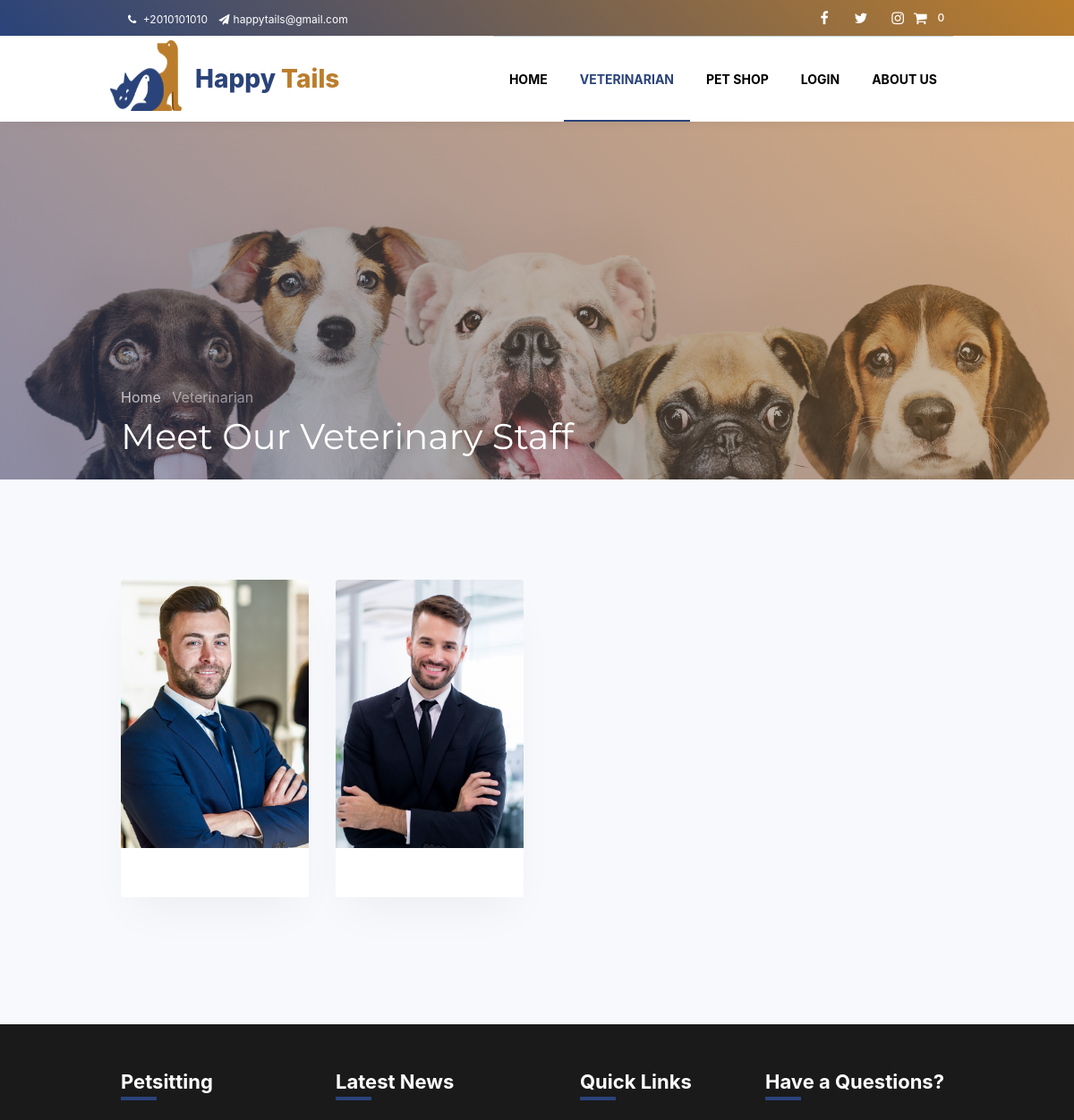
Page /vet/ (upper part) on the earlier database version.
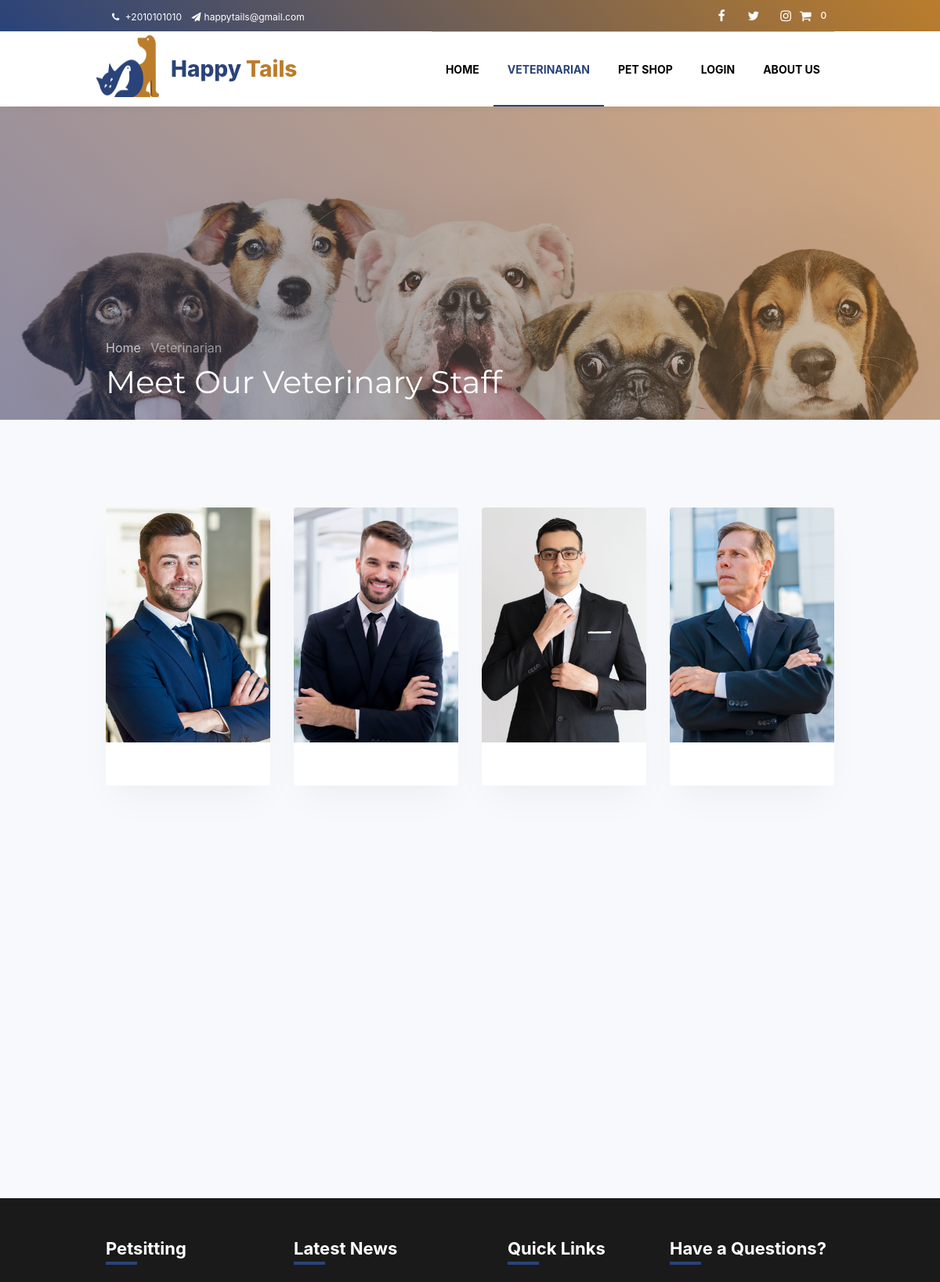
Same page on the later database version.
### webApp/models.py (models this page shows, shortened)
class Vet(models.Model):
    user = models.OneToOneField('auth.User', on_delete=models.CASCADE, related_name='vetuser',
                                default=None, blank=True, null=True)
    vet_id = models.AutoField(primary_key=True)
    address = models.CharField(max_length=100, blank=True)
    phone = models.CharField(max_length=20, blank=True)
    pet_num = models.IntegerField(default=0, blank=True)
    clinic_hours = models.TextField(blank=True)

### webApp/views.py (the view)
# urls.py: path("vet/", views.vet, name="vet"),
def vet(request):
    context = {
        'nav': True,
        'page_name': "Vet",
        'pets': [],
        'vets': []
    }
    setAccType(context, request)
    for i in Pet.objects.all():
        context['pets'].append(i)
    for i in Vet.objects.all():
        context['vets'].append(i)
    return render(request, 'vet.html', context)

### webApp/views.py (called while the page is built)
def setAccType(context, request):
    if request.user.is_authenticated:
        if Vet.objects.filter(user=request.user):
            context['type'] = "vet"
        elif Client.objects.filter(user=request.user):
            context['type'] = "client"
        else:
            context['type'] = "none"
    else:
        context['type'] = "guest"

### webApp/templates/vet.html (shortened to what this page needs)
{% extends 'base.html' %}
{% load static %}
{% block head %}
<link rel="stylesheet" href="https://cdnjs.cloudflare.com/ajax/libs/bulma/0.7.2/css/bulma.min.css"/>
{% endblock head %}
{% block body %}
  <body>
    <section class="hero-wrap hero-wrap-2" style="background-image: url('{% static 'images/bg_2.jpg' %}');" data-stellar-background-ratio="0.5">
      <div class="overlay"></div>
      <div class="container">
        <div class="row no-gutters slider-text align-items-end">
          <div class="col-md-9 ftco-animate pb-5">
          	<p class="breadcrumbs mb-2"><span class="mr-2"><a href="{% url 'home' %}">Home </a></span> <span>Veterinarian </span></p>
            <h1 class="mb-0 bread">Meet Our Veterinary Staff</h1>
          </div>
        </div>
      </div>
    </section>
    <section class="ftco-section bg-light">
			<div class="container">
				<div class="row">
        {% for i in vets %}
            <div class="col-md-6 col-lg-3 ftco-animate">
                <div class="staff vetBtn" id="myButton">
                    <div class="img-wrap d-flex align-items-stretch">
                        <div class="img align-self-stretch" style="background-image: url('/static/images/staff {{ i.vet_id }}.jpg');"></div>
                    </div>
                    <div class="text pt-3 px-3 pb-4 text-center">
                    </div>
                </div>
            </div>
        {% endfor %}
				</div>
			</div>
		</section>
  </body>
{% endblock body %}

### webApp/templates/base.html (shortened to what this page needs)
{% load static %}
<!DOCTYPE html>
<html lang="en">
  <head>
    <link rel="stylesheet" href="https://stackpath.bootstrapcdn.com/font-awesome/4.7.0/css/font-awesome.min.css"/>
    <link rel="stylesheet" href="{% static 'css/animate.css' %}" />
    <link rel="stylesheet" href="{% static 'css/owl.carousel.min.css' %}" />
    <link rel="stylesheet" href="{% static 'css/owl.theme.default.min.css' %}"/>
    <link rel="stylesheet" href="{% static 'css/magnific-popup.css' %}" />
    <link rel="stylesheet" href="{% static 'css/bootstrap-datepicker.css' %}" />
    <link rel="stylesheet" href="{% static 'css/jquery.timepicker.css' %}" />
    <link rel="stylesheet" href="{% static 'css/flaticon.css' %}" />
    <link rel="stylesheet" href="{% static 'css/style.css' %}" />
    {% block head %}{% endblock head %}
  </head>
  {% if nav %}
  <div class="wrap">
    <div class="container">
      <div class="row">
        <div class="col-md-6 d-flex align-items-center">
          <p class="my-0 phone pl-md-2">
            <a href="tel:+2010101010" class="mr-2"><span class="fa fa-phone mr-1"></span> +2010101010</a>
            <a href="mailto:happytails@gmail.com"><span class="fa fa-paper-plane mr-1"></span>happytails@gmail.com</a>
          </p>
        </div>
        <div class="col-md-6 d-flex justify-content-md-end">
          <div class="social-media">
            <p class="mb-0 d-flex my-0">
              <button type="button" class="social-media-btn d-flex align-items-center justify-content-center"><span class="fa fa-facebook" ><i class="sr-only">Facebook</i></span ></button >
              <button type="button" class="social-media-btn d-flex align-items-center justify-content-center"><span class="fa fa-twitter"  ><i class="sr-only">Twitter</i></span ></button>
              <button type="button" class="social-media-btn d-flex align-items-center justify-content-center"><span class="fa fa-instagram"><i class="sr-only">Instagram</i></span></button>
              <button type="button" class="social-media-btn d-flex align-items-center justify-content-center" id="cart"><i class="fa fa-shopping-cart shopping-cart-icon" ></i><span class="badge">0</span>
                </button>
            </p>
          </div>
        </div>
      </div>
    </div>
  </div>
  <nav class="navbar navbar-expand-lg navbar-dark ftco_navbar bg-dark ftco-navbar-light" id="ftco-navbar">
    <div class="container">
        <a class="navbar-brand" href="{% url 'home' %}"><img src="{% static 'images\Logo.png' %}" class="logo-navbar" alt=""><span class="title-navbar"><span style="color: #2a437a;">Happy</span><span style="color:#bb7d2c;"> Tails</span></span></a>
      <div class="collapse navbar-collapse" id="ftco-nav">
        <ul class="navbar-nav ml-auto">
          <li class="nav-item active">
            <a href="{% url 'home' %}" class="nav-link">Home</a>
          </li>
          {% if type == "guest" or type == "client" %}
              <li class="nav-item">
                <a href="{% url 'vet' %}" class="nav-link">Veterinarian</a>
              </li>
              <li class="nav-item">
                <a href="{% url 'shop' %}" class="nav-link">Pet Shop</a>
              </li>
          {% endif %}
          {% if request.user.is_authenticated %}
          <li class="nav-item">
            <a href="{% url 'profile' %}" class="nav-link">Profile</a>
          </li>
          <li class="nav-item">
            <a href="{% url 'logout' %}" class="nav-link">Logout</a>
          </li>
          {% else %}
          <li class="nav-item">
            <a href="{% url 'login' %}" class="nav-link">Login</a>
          </li>
          {% endif %}
          <li class="nav-item">
            <a href="{% url 'about' %}" class="nav-link">About Us</a>
          </li>
        </ul>
      </div>
    </div>
  </nav>
  {% endif %} {% block body %}{% endblock body %} {% if nav %}
  <footer class="footer">
    <div class="container">
      <div class="row">
        <div class="col-md-6 col-lg-3 mb-4 mb-md-0">
          <h2 class="footer-heading">Petsitting</h2>
        </div>
        <div class="col-md-6 col-lg-3 mb-4 mb-md-0">
          <h2 class="footer-heading">Latest News</h2>
        </div>
        <div class="col-md-6 col-lg-3 pl-lg-5 mb-4 mb-md-0">
          <h2 class="footer-heading">Quick Links</h2>
        </div>
        <div class="col-md-6 col-lg-3 mb-4 mb-md-0">
          <h2 class="footer-heading">Have a Questions?</h2>
        </div>
      </div>
    </div>
  </footer>
  {% endif %}
</html>

Differences in the rows shown:
added Vet: shows a picture
added Vet: shows a picture
